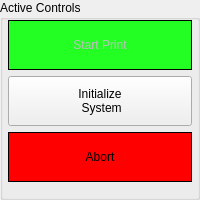
       <widget class="QGroupBox" name="ActiveControlBox">
        <property name="title">
         <string>Active Controls</string>
        </property>
        <layout class="QVBoxLayout" name="verticalLayout">
         <property name="leftMargin">
          <number>5</number>
         </property>
         <property name="topMargin">
          <number>0</number>
         </property>
         <property name="rightMargin">
          <number>5</number>
         </property>
         <property name="bottomMargin">
          <number>15</number>
         </property>
         <item>
          <widget class="QPushButton" name="StartPrint">
           <property name="enabled">
            <bool>false</bool>
           </property>
           <property name="sizePolicy">
            <sizepolicy hsizetype="Minimum" vsizetype="Minimum">
             <horstretch>0</horstretch>
             <verstretch>0</verstretch>
            </sizepolicy>
           </property>
           <property name="minimumSize">
            <size>
             <width>0</width>
             <height>50</height>
            </size>
           </property>
           <property name="styleSheet">
            <string notr="true">QPushButton#StartPrint {
    background-color: rgb(35, 255, 35);
    border-style: outset;
    border-width: 1px;
    border-color: black;
}

QPushButton#StartPrint:pressed {
    background-color: rgb(0, 150, 0);
    border-style: inset;
}

QPushButton#StartPrint:hover:!pressed {
    background-color:rgb(35,215,35);
}

</string>
           </property>
           <property name="text">
            <string>Start Print</string>
           </property>
          </widget>
         </item>
         <item>
          <widget class="QPushButton" name="InitializeAndSynchronize">
           <property name="sizePolicy">
            <sizepolicy hsizetype="Minimum" vsizetype="Minimum">
             <horstretch>0</horstretch>
             <verstretch>0</verstretch>
            </sizepolicy>
           </property>
           <property name="minimumSize">
            <size>
             <width>0</width>
             <height>50</height>
            </size>
           </property>
           <property name="text">
            <string>Initialize
 System</string>
           </property>
          </widget>
         </item>
         <item>
          <widget class="QPushButton" name="AbortPrint">
           <property name="enabled">
            <bool>true</bool>
           </property>
           <property name="sizePolicy">
            <sizepolicy hsizetype="Minimum" vsizetype="Minimum">
             <horstretch>0</horstretch>
             <verstretch>0</verstretch>
            </sizepolicy>
           </property>
           <property name="minimumSize">
            <size>
             <width>0</width>
             <height>50</height>
            </size>
           </property>
           <property name="styleSheet">
            <string notr="true">QPushButton#AbortPrint {
    background-color: red;
    border-style: outset;
    border-width: 1px;
    border-color: black;
}

QPushButton#AbortPrint:pressed {
    background-color: rgb(150, 0, 0);
    border-style: inset;
}

QPushButton#AbortPrint:disabled {
	background-color: rgb(0,0,255);
}

QPushButton#AbortPrint:hover:!pressed {
    background-color:rgb(215,35,35);
}</string>
           </property>
           <property name="text">
            <string>Abort</string>
           </property>
          </widget>
         </item>
        </layout>
       </widget>
